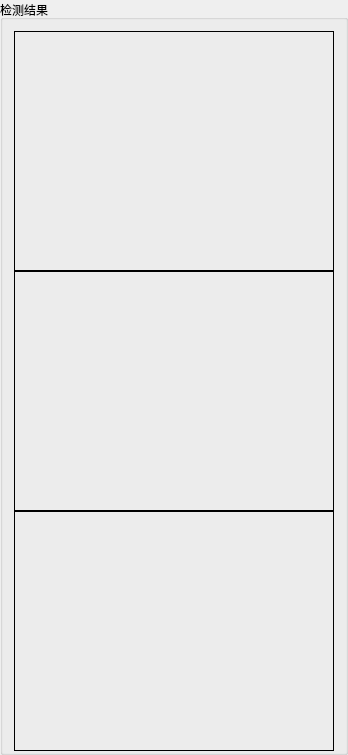
        <widget class="QGroupBox" name="">
         <property name="title">
          <string>检测结果</string>
         </property>
         <layout class="QVBoxLayout" name="verticalLayout_4">
          <property name="spacing">
           <number>0</number>
          </property>
          <property name="bottomMargin">
           <number>1</number>
          </property>
          <item>
           <widget class="QLabel" name="labelBack">
            <property name="minimumSize">
             <size>
              <width>320</width>
              <height>240</height>
             </size>
            </property>
            <property name="maximumSize">
             <size>
              <width>320</width>
              <height>240</height>
             </size>
            </property>
            <property name="frameShape">
             <enum>QFrame::Box</enum>
            </property>
            <property name="text">
             <string/>
            </property>
            <property name="margin">
             <number>0</number>
            </property>
           </widget>
          </item>
          <item>
           <widget class="QLabel" name="labelImg1">
            <property name="minimumSize">
             <size>
              <width>320</width>
              <height>240</height>
             </size>
            </property>
            <property name="maximumSize">
             <size>
              <width>320</width>
              <height>240</height>
             </size>
            </property>
            <property name="frameShape">
             <enum>QFrame::Box</enum>
            </property>
            <property name="text">
             <string/>
            </property>
            <property name="margin">
             <number>0</number>
            </property>
           </widget>
          </item>
          <item>
           <widget class="QLabel" name="labelImg2">
            <property name="minimumSize">
             <size>
              <width>320</width>
              <height>240</height>
             </size>
            </property>
            <property name="maximumSize">
             <size>
              <width>320</width>
              <height>240</height>
             </size>
            </property>
            <property name="frameShape">
             <enum>QFrame::Box</enum>
            </property>
            <property name="text">
             <string/>
            </property>
            <property name="margin">
             <number>0</number>
            </property>
           </widget>
          </item>
         </layout>
        </widget>
